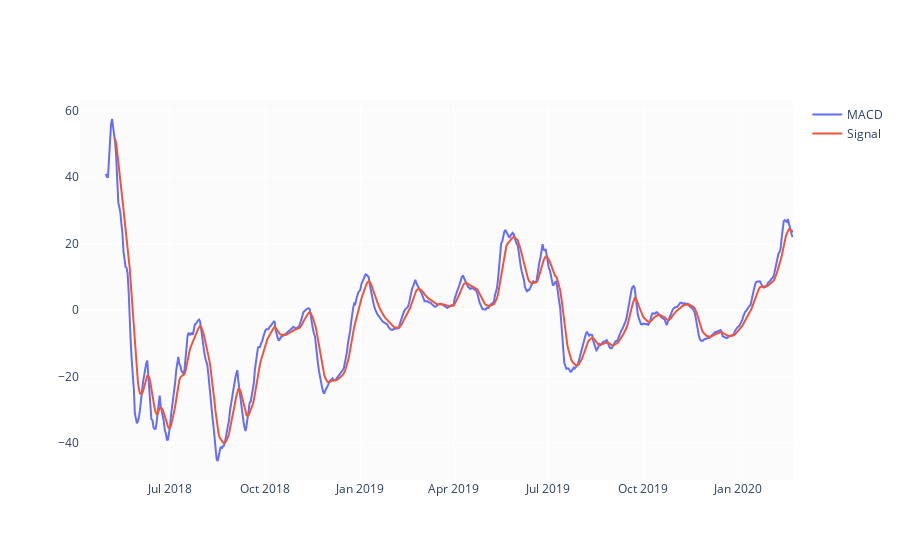

Source (notebook cell):
### Code cell
#Create MACD feature, when MACD crosses signal line that is a buy signal. Click to zoom in on graph
EMA_12 = pd.Series(df['Close'].ewm(span=12, min_periods=12).mean())
EMA_26 = pd.Series(df['Close'].ewm(span=26, min_periods=26).mean())
df['MACD'] = pd.Series(EMA_12 - EMA_26)
df['MACD_signal'] = pd.Series(df.MACD.ewm(span=9, min_periods=9).mean())

fig = make_subplots(rows=1, cols=1)
fig.add_trace(go.Scatter(x=df.Date, y=df['MACD'], name='MACD'), row=1, col=1)
fig.add_trace(go.Scatter(x=df.Date, y=df['MACD_signal'], name='Signal'), row=1, col=1)
fig.show()

### Figure 1 — Plotly figure (JSON) as saved in the notebook; plotly's stock layout.template omitted (floating-point values rounded to 4 significant figures; data arrays with more than 128 entries replaced by an {"elided": "..."} marker saying what was removed)
{"data": [{"name": "MACD", "type": "scatter", "x": {"elided": "690 str values"}, "xaxis": "x", "y": {"elided": "690 float values"}, "yaxis": "y"}, {"name": "Signal", "type": "scatter", "x": {"elided": "690 str values"}, "xaxis": "x", "y": {"elided": "690 float values"}, "yaxis": "y"}], "layout": {"xaxis": {"anchor": "y", "domain": [0, 1]}, "yaxis": {"anchor": "x", "domain": [0, 1]}}}
